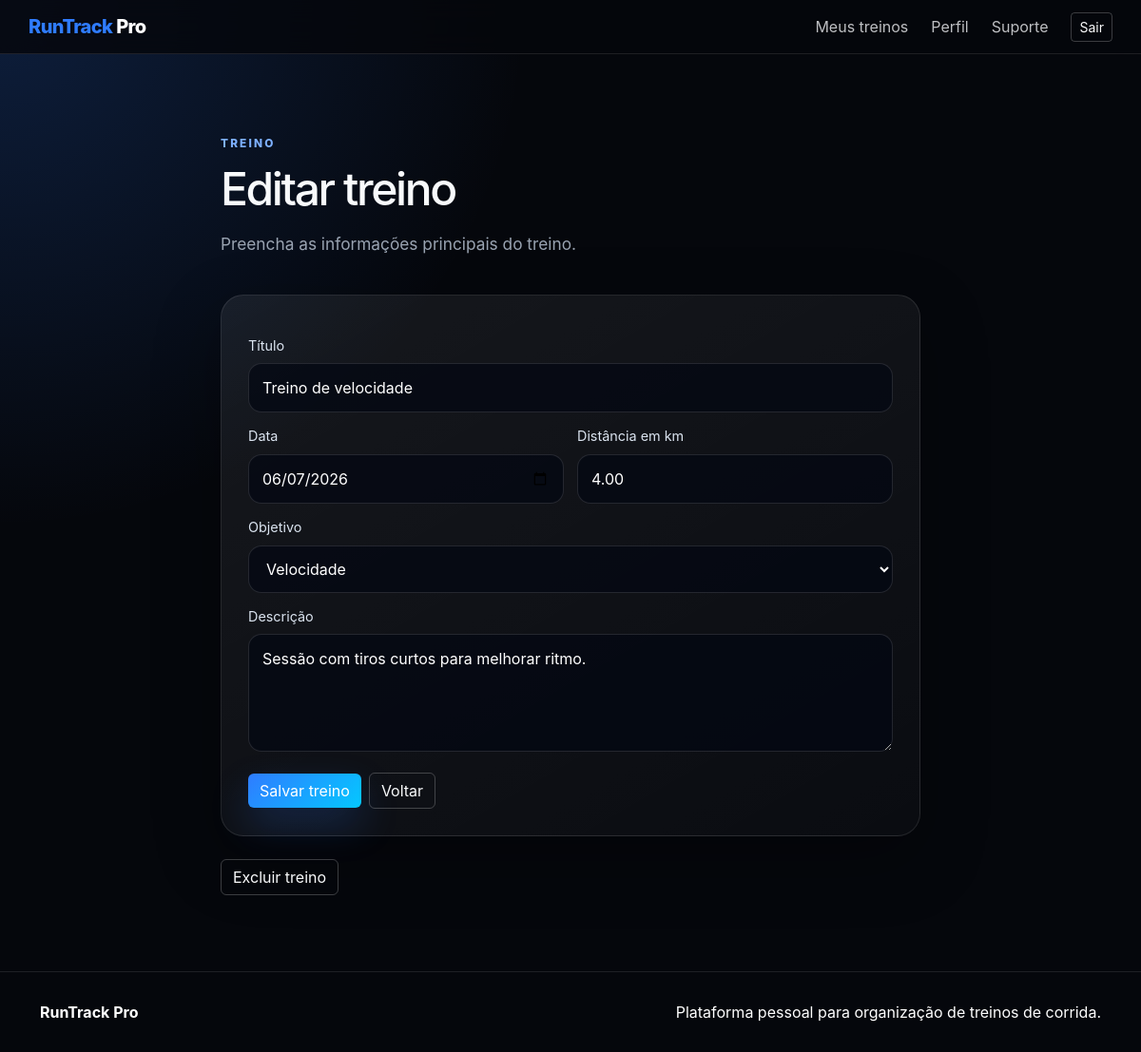
The app's page /index.php?page=treino-formulario&id=2 (signed in) with its own data.
### tables this page shows
CREATE TABLE treinos (
    id INT AUTO_INCREMENT PRIMARY KEY,
    usuario_id INT NOT NULL,
    titulo VARCHAR(140) NOT NULL,
    descricao TEXT,
    data_treino DATE,
    distancia_km DECIMAL(6,2) DEFAULT 0,
    objetivo VARCHAR(60) DEFAULT 'Livre',
    criado_em TIMESTAMP DEFAULT CURRENT_TIMESTAMP,
    FOREIGN KEY (usuario_id) REFERENCES usuarios(id) ON DELETE CASCADE
);

### app/core/funcoes.php (called while the page is built, shortened)
<?php
function e($valor)
{
    return htmlspecialchars((string) $valor, ENT_QUOTES, 'UTF-8');
}
function view($arquivo, $dados = [])
{
    extract($dados);
    require APP_PATH . '/views/layouts/cabecalho.php';
    require APP_PATH . '/views/' . $arquivo . '.php';
    require APP_PATH . '/views/layouts/rodape.php';
}

### app/controllers/ControladorTreinos.php (called while the page is built, shortened)
<?php
class ControladorTreinos
{
    private $treinos;
    public function __construct()
    {
        $this->treinos = new Treino();
    }
    public function formulario()
    {
        $id = (int) ($_GET['id'] ?? 0);
        $treino = null;
        if ($id > 0) {
            $treino = $this->treinos->buscarDoUsuario($id, Autenticacao::id());
        }
        view('treinos/formulario', ['treino' => $treino]);
    }
}

### app/core/Banco.php (called while the page is built)
<?php
class Banco
{
    private static $conexao = null;
    public static function conectar()
    {
        if (self::$conexao == null) {
            $host = 'localhost';
            $nomeBanco = 'runtrack_pro';
            $usuario = 'root';
            $senha = '';
            try {
                $dsn = "mysql:host=$host;dbname=$nomeBanco;charset=utf8mb4";
                self::$conexao = new PDO($dsn, $usuario, $senha);
                self::$conexao->setAttribute(PDO::ATTR_ERRMODE, PDO::ERRMODE_EXCEPTION);
                self::$conexao->setAttribute(PDO::ATTR_DEFAULT_FETCH_MODE, PDO::FETCH_ASSOC);
            } catch (PDOException $erro) {
                die('Erro ao conectar no banco de dados: ' . $erro->getMessage());
            }
        }
        return self::$conexao;
    }
}

### app/core/Autenticacao.php (called while the page is built, shortened)
<?php
class Autenticacao
{
    public static function id()
    {
        return (int) ($_SESSION['usuario']['id'] ?? 0);
    }
}

### app/models/Treino.php (called while the page is built, shortened)
<?php
class Treino
{
    private $banco;
    public function __construct()
    {
        $this->banco = Banco::conectar();
    }
    public function buscarDoUsuario($id, $usuarioId)
    {
        $sql = 'SELECT * FROM treinos
                WHERE id = :id AND usuario_id = :usuario_id';
        $comando = $this->banco->prepare($sql);
        $comando->execute([
            'id' => $id,
            'usuario_id' => $usuarioId
        ]);
        return $comando->fetch() ?: null;
    }
}

### app/views/treinos/formulario.php (the view, shortened to what this page needs)
<section class="espacamento">
    <div class="container estreito">
        <div class="topo-pagina">
            <div>
                <span class="etiqueta">Treino</span>
                <h1><?= $treino ? 'Editar treino' : 'Novo treino' ?></h1>
                <p>Preencha as informações principais do treino.</p>
            </div>
        </div>
        <form class="formulario" method="post" action="index.php?page=treino-salvar">
            <label>Título</label>
            <input type="text" name="titulo" value="<?= e($treino['titulo'] ?? '') ?>" required>
            <div class="campos-duplos">
                <div>
                    <label>Data</label>
                    <input type="date" name="data_treino" value="<?= e($treino['data_treino'] ?? '') ?>">
                </div>
                <div>
                    <label>Distância em km</label>
                    <input type="number" step="0.1" name="distancia_km" value="<?= e((string)($treino['distancia_km'] ?? '0')) ?>">
                </div>
            </div>
            <label>Objetivo</label>
            <select name="objetivo">
                <?php $objetivo = $treino['objetivo'] ?? 'Livre'; ?>
                <?php foreach (['Livre', 'Leve', 'Resistência', 'Velocidade', 'Longão', 'Recuperação'] as $opcao): ?>
                    <option value="<?= e($opcao) ?>" <?= $objetivo === $opcao ? 'selected' : '' ?>><?= e($opcao) ?></option>
                <?php endforeach; ?>
            </select>
            <label>Descrição</label>
            <textarea name="descricao" rows="4"><?= e($treino['descricao'] ?? '') ?></textarea>
            <div class="acoes mt-3">
                <button class="btn btn-primary" type="submit">Salvar treino</button>
                <a class="btn btn-outline-light" href="index.php?page=treinos">Voltar</a>
            </div>
        </form>
        <?php if (!empty($treino['id'])): ?>
            <form class="mt-4" method="post" action="index.php?page=treino-excluir" onsubmit="return confirm('Deseja excluir este treino?')">
                <button class="btn btn-outline-light" type="submit">Excluir treino</button>
            </form>
        <?php endif; ?>
    </div>
</section>

### public/assets/css/style.css (style rules this page uses)
:root { --cor-fundo: #05070c; --cor-linha: rgba(255, 255, 255, .10); --cor-texto: #f8fafc; --cor-suave: #9aa4b2; --cor-azul: #2f7cff; --azul-suave: rgba(47, 124, 255, .16); }
* { box-sizing: border-box; }
body { margin: 0; min-height: 100vh; background: radial-gradient(circle at top left, rgba(47, 124, 255, .20), transparent 34%), var(--cor-fundo); color: var(--cor-texto); font-family: Inter, system-ui, -apple-system, BlinkMacSystemFont, "Segoe UI", sans-serif; }
a { color: inherit; text-decoration: none; }
p { color: var(--cor-suave); }
.btn-primary { background: linear-gradient(135deg, #2f7cff, #04c8ff); border: 0; color: #fff; box-shadow: 0 18px 40px rgba(47, 124, 255, .22); }
.btn-outline-light { border-color: rgba(255, 255, 255, .22); }
.texto-inicio h1, .topo-pagina h1 { margin-bottom: 22px; font-size: clamp(2.4rem, 5vw, 5rem); line-height: .98; letter-spacing: -.06em; }
.texto-inicio p, .topo-pagina p { max-width: 620px; color: var(--cor-suave); font-size: 1.08rem; }
.etiqueta { display: inline-flex; align-items: center; gap: 8px; margin-bottom: 14px; color: #7db0ff; text-transform: uppercase; font-size: .74rem; font-weight: 800; letter-spacing: .18em; }
.espacamento { padding: 80px 0; }
.estreito { max-width: 760px; }
.titulo h2, .topo-pagina h1 { font-size: clamp(2rem, 4vw, 3.5rem); letter-spacing: -.05em; }
.cartao, .numero, .treino, .caixa-tabela, .formulario, .caixa-login, .detalhe, .exercicio { border: 1px solid var(--cor-linha); border-radius: 24px; background: linear-gradient(150deg, rgba(255, 255, 255, .07), rgba(255, 255, 255, .025)); box-shadow: 0 24px 70px rgba(0, 0, 0, .30); }
.formulario { padding: 28px; }
.formulario label, .caixa-login label { display: block; margin: 14px 0 8px; color: #dbe4f0; font-size: .9rem; }
.formulario input:not([type="checkbox"]), .formulario select, .formulario textarea, .caixa-login input:not([type="checkbox"]), .caixa-login select, .caixa-login textarea { width: 100%; padding: 13px 14px; border: 1px solid rgba(255, 255, 255, .12); border-radius: 14px; background: rgba(3, 7, 18, .72); color: #fff; outline: none; }
.campos-duplos { display: grid; grid-template-columns: repeat(2, minmax(0, 1fr)); gap: 14px; }
.topo-pagina { display: flex; justify-content: space-between; align-items: center; gap: 20px; margin-bottom: 24px; }
.acoes { display: flex; align-items: center; flex-wrap: wrap; gap: 8px; }

### records on screen
treinos: titulo "Treino de velocidade", data_treino "06/07/2026", distancia_km "4.00", descricao "Sessão com tiros curtos para melhorar ritmo."

### other values on screen
form field objetivo "Velocidade"
